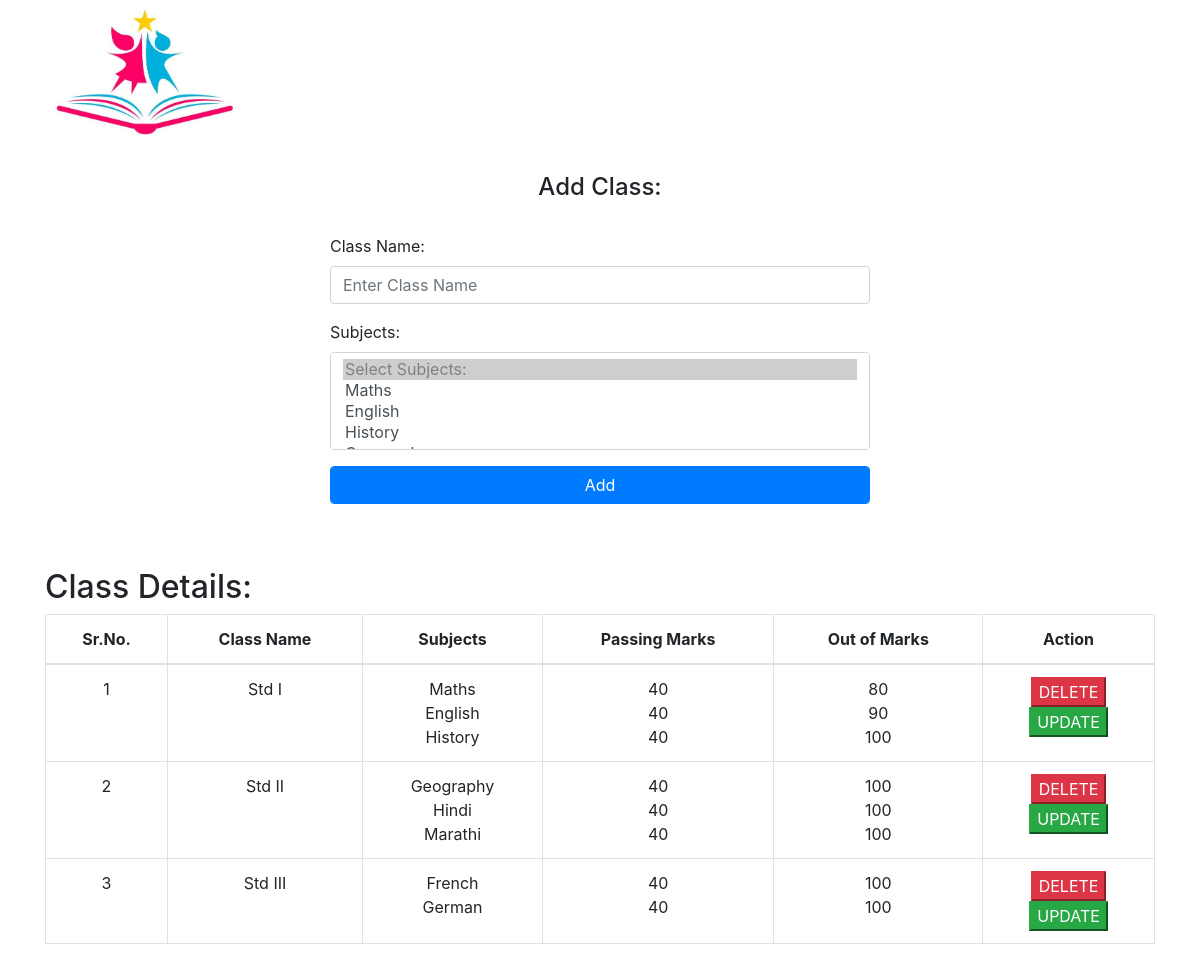
Screenshot of /class.php with the database file from the repository.
### tables this page shows
CREATE TABLE `class` (
  `id` int(11) NOT NULL,
  `class_name` text NOT NULL,
  `subj_id` text NOT NULL
);

CREATE TABLE `subjects` (
  `id` int(11) NOT NULL,
  `name` text NOT NULL,
  `class_id` int(11) NOT NULL,
  `pass_marks` int(11) NOT NULL,
  `out_of_marks` int(11) NOT NULL
);

### class.php (the view, shortened to what this page needs)
<?php
  require_once 'config.php';
?>
<!DOCTYPE html>
<html>
<head>
  <link rel="stylesheet" href="https://maxcdn.bootstrapcdn.com/bootstrap/4.5.2/css/bootstrap.min.css">
</head>
<body>
	<div class="container">
		<img class="img-responsive" src="img/logo.jpg" width="200px"><br><br>
		<h4 class="text-center">Add Class:</h4><br>
		  <div class="row">
		    <div class="col-md-3">
		    </div>
		    <div class="col-md-6">
		      <form method="POST">
		        <div class="form-group">
		          <label for="cls_name">Class Name:</label>
		          <input class="form-control" type="text" name="cls_name" placeholder="Enter Class Name">
		        </div>
		      <div class="form-group">
		        <label for="subjects">Subjects:</label>
		        <select class="form-control" name="subjects[]" multiple="multiple">
		          <option disabled="disabled" selected="selected">Select Subjects:</option>
		          <?php
		            $sel_subj = "SELECT * FROM subjects";
		            $res_subj = mysqli_query($con, $sel_subj);
		            if (mysqli_num_rows($res_subj) > 0)
		            {
		              while ($row_subj = mysqli_fetch_array($res_subj))
		              {
		                $subj_id = $row_subj["id"];
		                $subj_name = $row_subj["name"];
		          ?>
		          <option value="<?php echo $subj_id; ?>"><?php echo $subj_name; ?></option>
		          <?php
		              }
		            }
		          ?>
		        </select>
		      </div>
		      <div class="form-group">
		        <input class="btn btn-primary form-control" type="submit" name="add_cls" value="Add">
		      </div>
		      </form>
		    </div>
		    <div class="col-md-3"></div>
		  </div>
    <br><br>
    <h2>Class Details:</h2>
    <table class="table table-bordered text-center">
    	<thead>
	      <tr>
	        <th>Sr.No.</th>
	        <th>Class Name</th>
	        <th>Subjects</th>
	        <th>Passing Marks</th>
	        <th>Out of Marks</th>
	        <th>Action</th>
	      </tr>
	    </thead>
	    <tbody>
	    	<?php
	    		$sel_cls = "SELECT * FROM class";
	    		$res_cls = mysqli_query($con, $sel_cls);
	    		if (mysqli_num_rows($res_cls) > 0)
	    		{
	    			$i = 1;
	    			while ($row_cls = mysqli_fetch_array($res_cls))
	    			{
	    				$class_id = $row_cls["id"];
	    				$class_name = $row_cls["class_name"];
	    				$subjectid = explode(',',$row_cls["subj_id"]);
	    	?>
	    	<tr>
	    		<td><?php echo $i; ?></td>
	    		<td><?php echo $class_name ."<br>"; ?></td>
	    		<td>
	    			<?php
	    			foreach ($subjectid as $key1 => $subj1)
				        {
				            $sel_subj="SELECT * From subjects where id IN ($subj1)";
				              $res_subj = mysqli_query($con,$sel_subj);
				              if (mysqli_num_rows($res_subj) > 0)
				              {
				                $row_subj=mysqli_fetch_array($res_subj);
				                $subj_name = $row_subj["name"];
				                echo $subj_name."<br>";
				            ?>
				            <?php
				              }
				        }
	    			?>
	    		</td>
	    		<td>
	    			<?php
	    			foreach ($subjectid as $key1 => $subj1)
				        {
				            $sel_subj="SELECT * From subjects where id IN ($subj1)";
				              $res_subj = mysqli_query($con,$sel_subj);
				              if (mysqli_num_rows($res_subj) > 0)
				              {
				                $row_subj=mysqli_fetch_array($res_subj);
				                $marks = $row_subj["pass_marks"];
				                echo $marks."<br>";
				            ?>
				            <?php
				              }
				        }
	    			?>
	    		</td>
	    		<td>
	    			<?php
	    			foreach ($subjectid as $key1 => $subj1)
				        {
				            $sel_subj="SELECT * From subjects where id IN ($subj1)";
				              $res_subj = mysqli_query($con,$sel_subj);
				              if (mysqli_num_rows($res_subj) > 0)
				              {
				                $row_subj=mysqli_fetch_array($res_subj);
				                $out_of_marks = $row_subj["out_of_marks"];
				                echo $out_of_marks."<br>";
				            ?>
				            <?php
				              }
				        }
	    			?>
	    		</td>
	    		<td>
		          <button class="btn-danger" data-toggle="modal" data-target="#Del_cls<?php echo $class_id; ?>">DELETE </button>
		          <br>
		          <button class="btn-success" data-toggle="modal" data-target="#upd_cls<?php echo $class_id; ?>">UPDATE</button>
		        </td>
	    	</tr>
	    	<?php
	    			$i++;
	    			}
	    		}
	    	?>
	    </tbody>
    </table>
	</div>
</body>
</html>

### rows the page displays
class: class_name "Std I", subjects.name "Maths", subjects.name "English", subjects.name "History", subjects.pass_marks "40"
subjects: $subj_id 1 (drawn), out_of_marks "80"
subjects: $subj_id 2 (drawn), out_of_marks "90"
subjects: $subj_id 3 (drawn), out_of_marks "100"
class: class_name "Std II", subjects.name "Geography", subjects.name "Hindi", subjects.name "Marathi", subjects.pass_marks "40"
subjects: $subj_id 4 (drawn), out_of_marks "100"
subjects: out_of_marks "100"
subjects: out_of_marks "100"
class: class_name "Std III", subjects.name "French", subjects.name "German", subjects.pass_marks "40"
subjects: out_of_marks "100"
subjects: out_of_marks "100"
